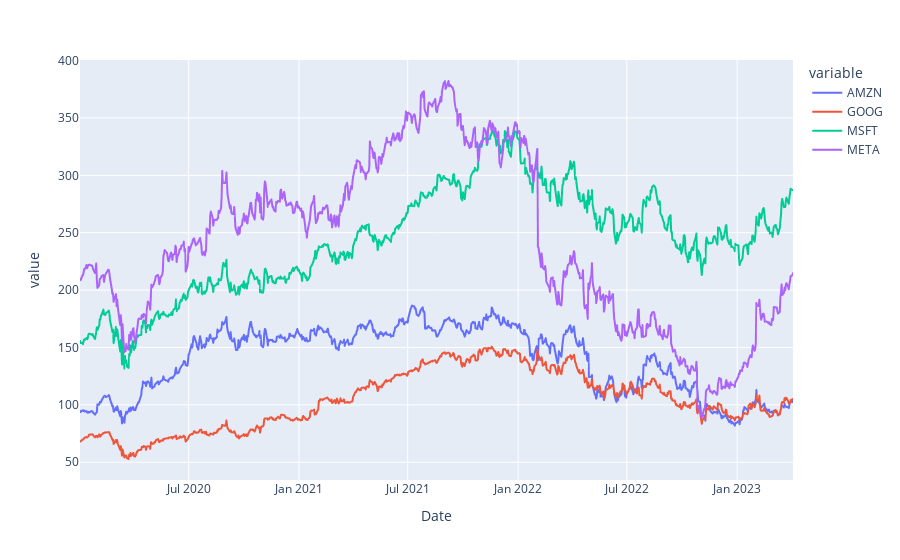

Here is the notebook cell this chart was saved with:
### Code cell
stock_reader.draw_close_price()

### Figure 1 — Plotly figure (JSON) as saved in the notebook; plotly's stock layout.template omitted (floating-point values rounded to 4 significant figures; data arrays with more than 128 entries replaced by an {"elided": "..."} marker saying what was removed)
{"data": [{"hovertemplate": "variable=AMZN<br>Date=%{x}<br>value=%{y}<extra></extra>", "legendgroup": "AMZN", "line": {"color": "#636efa", "dash": "solid"}, "marker": {"symbol": "circle"}, "mode": "lines", "name": "AMZN", "showlegend": true, "type": "scattergl", "x": {"elided": "820 str values"}, "xaxis": "x", "y": {"elided": "820 float values"}, "yaxis": "y"}, {"hovertemplate": "variable=GOOG<br>Date=%{x}<br>value=%{y}<extra></extra>", "legendgroup": "GOOG", "line": {"color": "#EF553B", "dash": "solid"}, "marker": {"symbol": "circle"}, "mode": "lines", "name": "GOOG", "showlegend": true, "type": "scattergl", "x": {"elided": "820 str values"}, "xaxis": "x", "y": {"elided": "820 float values"}, "yaxis": "y"}, {"hovertemplate": "variable=MSFT<br>Date=%{x}<br>value=%{y}<extra></extra>", "legendgroup": "MSFT", "line": {"color": "#00cc96", "dash": "solid"}, "marker": {"symbol": "circle"}, "mode": "lines", "name": "MSFT", "showlegend": true, "type": "scattergl", "x": {"elided": "820 str values"}, "xaxis": "x", "y": {"elided": "820 float values"}, "yaxis": "y"}, {"hovertemplate": "variable=META<br>Date=%{x}<br>value=%{y}<extra></extra>", "legendgroup": "META", "line": {"color": "#ab63fa", "dash": "solid"}, "marker": {"symbol": "circle"}, "mode": "lines", "name": "META", "showlegend": true, "type": "scattergl", "x": {"elided": "820 str values"}, "xaxis": "x", "y": {"elided": "820 float values"}, "yaxis": "y"}], "layout": {"legend": {"title": {"text": "variable"}, "tracegroupgap": 0}, "margin": {"t": 60}, "xaxis": {"anchor": "y", "domain": [0, 1], "title": {"text": "Date"}}, "yaxis": {"anchor": "x", "domain": [0, 1], "title": {"text": "value"}}}}
